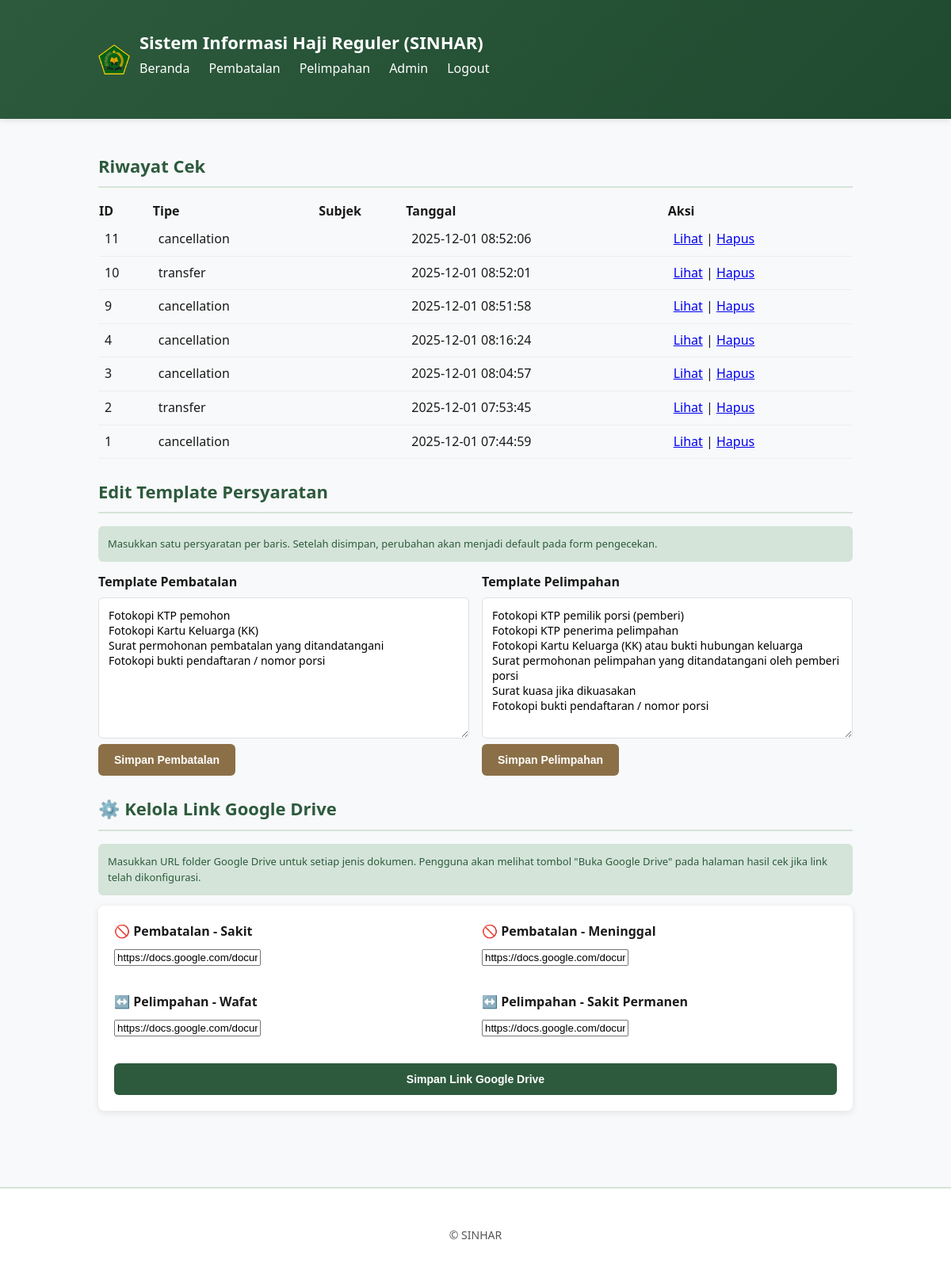
/admin.php (signed in), run on an earlier commit of the app's database.
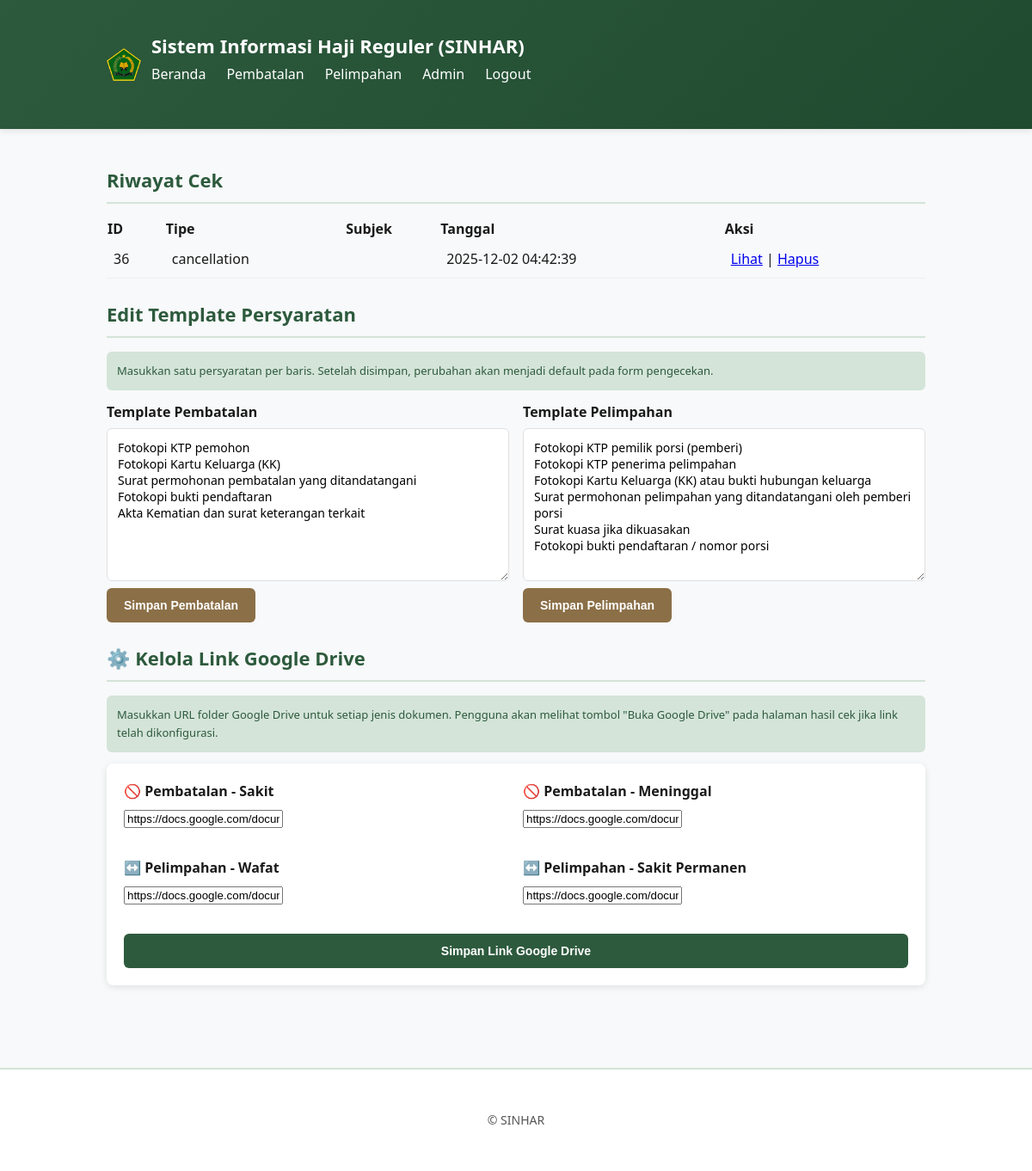
And on a later commit of the database.
### tables this page shows
CREATE TABLE checks (
        id INTEGER PRIMARY KEY AUTOINCREMENT,
        type TEXT NOT NULL,
        subject TEXT,
        payload TEXT,
        requirements TEXT,
        created_at DATETIME DEFAULT CURRENT_TIMESTAMP
    );

### config_gdrive.php (called while the page is built, shortened)
<?php
$gdrive_links = [
    'cancellation_sakit' => 'https://docs.google.com/document/d/1MRaVi-oiiXWkixbDGQTKr93RIrgjYCVr/edit?usp=sharing&ouid=115230136242235187965&rtpof=true&sd=true',
    'cancellation_meninggal' => 'https://docs.google.com/document/d/1M96uUp5FWUwOdUSWVbxaHPsEb7zO7Svu/edit?usp=sharing&ouid=115230136242235187965&rtpof=true&sd=true',
    'transfer_suami_istri' => 'https://docs.google.com/document/d/1VujIT9zQgoDxTsXqu0g9GkEbKWXkVst0/edit?usp=sharing&ouid=115230136242235187965&rtpof=true&sd=true',
    'transfer_anak' => 'https://docs.google.com/document/d/1VujIT9zQgoDxTsXqu0g9GkEbKWXkVst0/edit?usp=sharing&ouid=115230136242235187965&rtpof=true&sd=true',
];
function getGDriveLink($type) {
    global $gdrive_links;
    return $gdrive_links[$type] ?? null;
}
?>

### admin.php (the view, shortened to what this page needs)
<?php
if (isset($_SESSION['admin'])) {
    $db = getDb();
    $rows = $db->query('SELECT * FROM checks ORDER BY created_at DESC')->fetchAll(PDO::FETCH_ASSOC);
  $tplStmt = $db->query('SELECT type, content FROM templates');
  $templates = [];
  foreach ($tplStmt->fetchAll(PDO::FETCH_ASSOC) as $t) {
    $content = $t['content'];
    $maybe = json_decode($content, true);
    if (is_array($maybe)) {
      $templates[$t['type']] = $maybe;
    } else {
      $templates[$t['type']] = $content;
    }
  }
  require_once __DIR__ . '/config_gdrive.php';
}
?>
<!doctype html>
<html lang="id">
<head>
  <link rel="stylesheet" href="assets/css/style.css">
</head>
<body>
  <header class="site-header">
    <div class="container">
      <div class="header-content">
        <div class="header-logo">
          <img src="assets/img/logo-kemenag.png" alt="Kementerian Agama" sizeof="32px">
        </div>
        <div class="header-title-group">
          <h1>Sistem Informasi Haji Reguler (SINHAR)</h1>
          <nav>
            <a href="index.php">Beranda</a>
            <a href="cancellation.php">Pembatalan</a>
            <a href="transfer.php">Pelimpahan</a>
            <a href="admin.php">Admin</a>
            <?php if(isset($_SESSION['admin'])): ?>
              <a href="admin.php?action=logout" style="margin-left:auto;">Logout</a>
            <?php endif; ?>
          </nav>
        </div>
      </div>
    </div>
  </header>
  <main class="container">
<?php if (!isset($_SESSION['admin'])): ?>
    <section>
      <h2>Login Admin</h2>
      <?php if(!empty($error)): ?><p style="color:#c0392b"><?=htmlspecialchars($error)?></p><?php endif; ?>
      <form method="post">
        <label>Username</label>
        <input type="text" name="username" required>
        <label>Password</label>
        <input type="password" name="password" required>
        <button class="btn" type="submit" name="login">Login</button>
      </form>
      <p class="hint">Default: <strong>admin / admin123</strong>. Ganti kredensial setelah instalasi.</p>
    </section>
<?php else: ?>
    <section>
      <h2>Riwayat Cek</h2>
      <?php if(empty($rows)): ?>
        <p>Tidak ada riwayat.</p>
      <?php else: ?>
        <table style="width:100%;border-collapse:collapse">
          <thead>
            <tr style="text-align:left;background:var(--card)"><th>ID</th><th>Tipe</th><th>Subjek</th><th>Tanggal</th><th>Aksi</th></tr>
          </thead>
          <tbody>
            <?php foreach($rows as $r): ?>
              <tr>
                <td style="padding:8px;border-bottom:1px solid #eee"><?=htmlspecialchars($r['id'])?></td>
                <td style="padding:8px;border-bottom:1px solid #eee"><?=htmlspecialchars($r['type'])?></td>
                <td style="padding:8px;border-bottom:1px solid #eee"><?=htmlspecialchars($r['subject'])?></td>
                <td style="padding:8px;border-bottom:1px solid #eee"><?=htmlspecialchars($r['created_at'])?></td>
                <td style="padding:8px;border-bottom:1px solid #eee"><a href="admin.php?action=view&id=<?=$r['id']?>">Lihat</a> | <a href="admin.php?action=delete&id=<?=$r['id']?>" onclick="return confirm('Hapus entri ini?')">Hapus</a></td>
              </tr>
            <?php endforeach; ?>
          </tbody>
        </table>
      <?php endif; ?>
    </section>
    <section>
      <h2>Edit Template Persyaratan</h2>
      <p class="hint">Masukkan satu persyaratan per baris. Setelah disimpan, perubahan akan menjadi default pada form pengecekan.</p>
      <div style="display:flex;gap:16px;flex-wrap:wrap">
        <form method="post" style="flex:1;min-width:280px">
          <label>Template Pembatalan</label>
          <textarea name="content_lines" rows="8" style="width:100%"><?php
            if(!empty($templates['cancellation'])) echo htmlspecialchars(implode("\n", $templates['cancellation']));
          ?></textarea>
          <button class="btn" type="submit" name="save_template">Simpan Pembatalan</button>
        </form>
        <form method="post" style="flex:1;min-width:280px">
          <label>Template Pelimpahan</label>
          <textarea name="content_lines" rows="8" style="width:100%"><?php
            if(!empty($templates['transfer'])) echo htmlspecialchars(implode("\n", $templates['transfer']));
          ?></textarea>
          <button class="btn" type="submit" name="save_template">Simpan Pelimpahan</button>
        </form>
      </div>
    </section>
    <section>
      <h2>⚙️ Kelola Link Google Drive</h2>
      <p class="hint">Masukkan URL folder Google Drive untuk setiap jenis dokumen. Pengguna akan melihat tombol "Buka Google Drive" pada halaman hasil cek jika link telah dikonfigurasi.</p>
      <form method="post" style="background:#fff;padding:20px;border-radius:8px;box-shadow:0 2px 8px rgba(0,0,0,0.1);">
        <div style="display:grid;grid-template-columns:1fr 1fr;gap:16px;">
          <div class="form-group">
            <label>🚫 Pembatalan - Sakit</label>
            <input type="url" name="gdrive_cancellation_sakit" placeholder="https://drive.google.com/drive/folders/..." value="<?php echo htmlspecialchars(getGDriveLink('cancellation_sakit') ?? ''); ?>">
          </div>
          <div class="form-group">
            <label>🚫 Pembatalan - Meninggal</label>
            <input type="url" name="gdrive_cancellation_meninggal" placeholder="https://drive.google.com/drive/folders/..." value="<?php echo htmlspecialchars(getGDriveLink('cancellation_meninggal') ?? ''); ?>">
          </div>
          <div class="form-group">
            <label>↔️ Pelimpahan - Wafat</label>
            <input type="url" name="gdrive_transfer_suami_istri" placeholder="https://drive.google.com/drive/folders/..." value="<?php echo htmlspecialchars(getGDriveLink('transfer_suami_istri') ?? ''); ?>">
          </div>
          <div class="form-group">
            <label>↔️ Pelimpahan - Sakit Permanen</label>
            <input type="url" name="gdrive_transfer_anak" placeholder="https://drive.google.com/drive/folders/..." value="<?php echo htmlspecialchars(getGDriveLink('transfer_anak') ?? ''); ?>">
          </div>
        </div>
        <button class="btn btn-primary" type="submit" style="width:100%;margin-top:16px;">Simpan Link Google Drive</button>
      </form>
    </section>
<?php endif; ?>
  </main>
  <footer class="site-footer">
    <div class="container">© SINHAR</div>
  </footer>
</body>
</html>

### assets/css/style.css (style rules this page uses)
:root { --bg:#f8f9fa; --accent-primary:#2d5a3d; --accent-secondary:#8b6f47; --accent-light:#d4e4d8; --text-primary:#1a1a1a; --text-secondary:#555; --border:#e0e0e0; --shadow: 0 2px 8px rgba(0,0,0,0.1); --shadow-hover: 0 4px 16px rgba(0,0,0,0.15); }
* { box-sizing:border-box }
body { font-family:'Segoe UI','Trebuchet MS',Arial,sans-serif; background:var(--bg); color:var(--text-primary); margin:0; line-height:1.6 }
.container { max-width:1000px;margin:0 auto;padding:24px }
.header-content { display:flex; align-items:center; gap:12px }
.header-logo { display:flex; align-items:center; justify-content:center; width:40px;height:40px; flex-shrink:0 }
.header-logo img { width:40px;height:40px; display:block }
.site-header { background:linear-gradient(135deg, var(--accent-primary) 0%, #1f4a2f 100%); color:#fff; padding:16px 0; box-shadow:var(--shadow); position:sticky; top:0; z-index:100 }
.site-header h1 { margin:0; font-size:22px; font-weight:600; line-height:1.2; white-space:nowrap }
.site-header nav { display:flex; gap:24px; flex-wrap:wrap; flex:1; justify-content:flex-end }
.site-header a { color:#fff; text-decoration:none; font-weight:500; padding:8px 0; border-bottom:2px solid transparent; transition:border-color 0.3s ease }
.btn { background:var(--accent-secondary); color:#fff; border:none; padding:12px 20px; border-radius:6px; cursor:pointer; font-size:14px; font-weight:600; transition:all 0.3s ease; display:inline-block; text-align:center }
.btn-primary { background:var(--accent-primary); }
section { margin-bottom:24px }
section > h2 { font-size:22px; margin-bottom:16px; color:var(--accent-primary); border-bottom:2px solid var(--accent-light); padding-bottom:8px }
.form-group { margin-bottom:16px }
label { display:block; margin-bottom:6px; font-weight:600; color:var(--text-primary) }
input[type=text], input[type=email], select, textarea { width:100%; padding:12px; border:1px solid var(--border); border-radius:6px; font-size:14px; font-family:inherit; transition:border-color 0.3s ease, box-shadow 0.3s ease }
.hint { margin-top:16px; padding:12px; background:var(--accent-light); border-radius:6px; font-size:13px; color:var(--accent-primary) }
.site-footer { background:#fff; text-align:center; padding:24px; margin-top:48px; border-top:2px solid var(--accent-light); color:var(--text-secondary); font-size:14px }

What changed in the data, as far as the page shows it:
removed checks: id "11", type "cancellation", created_at "2025-12-01 08:52:06"
removed checks: id "10", type "transfer", created_at "2025-12-01 08:52:01"
removed checks: id "9", type "cancellation", created_at "2025-12-01 08:51:58"
removed checks: id "4", type "cancellation", created_at "2025-12-01 08:16:24"
removed checks: id "3", type "cancellation", created_at "2025-12-01 08:04:57"
removed checks: id "2", type "transfer", created_at "2025-12-01 07:53:45"
removed checks: id "1", type "cancellation", created_at "2025-12-01 07:44:59"
added checks: id "36", type "cancellation", created_at "2025-12-02 04:42:39"
Also different on the page:
form field content_lines: "Fotokopi KTP pemohon Fotokopi Kartu Keluarga (KK) Surat permohonan pembatalan yang ditandatangani Fotokopi bukti pendaftaran / nomor porsi" → "…ditandatangani Fotokopi bukti pendaftaran Akta Kematian dan surat keterangan terkait"
